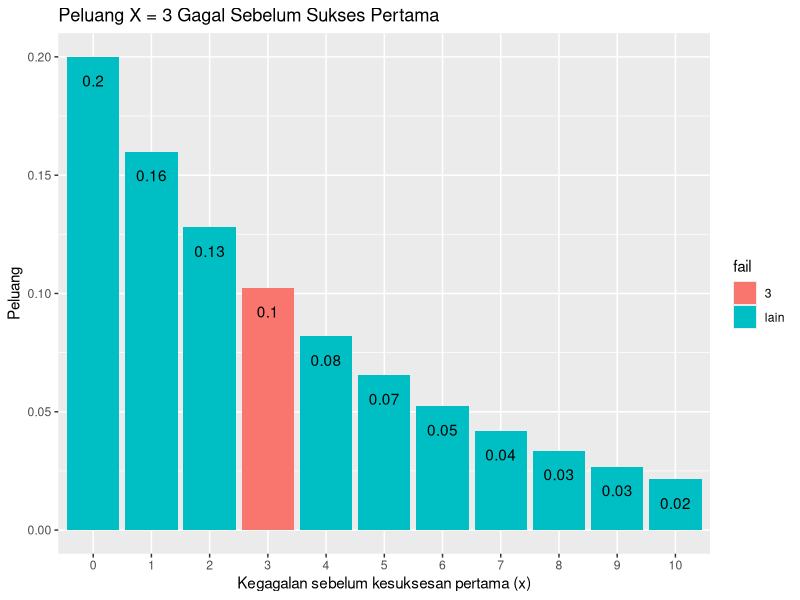

Source code (R):
# bagian a
p = 0.2
x = 3
dgeom(x, p)

# bagian b
mean(rgeom(n = 10000, p) == 3)

# bagian c
# Hasil poin a dan poin b mempunyai hasil yang lumayan deket. dikarenakan jumlah data b yang lumayan banyak sehingga rata-rata distribusi nilai acak b mendekati hasil poin a

# bagian d
#install.packages("ggplot2")
#install.packages("dplyr")

library(dplyr)
library(ggplot2)

data.frame(x = 0:10, prob = dgeom(x = 0:10, p)) %>% 
  mutate(fail = ifelse(x == 3, 3, "lain")) %>%
ggplot(aes(x = factor(x), y = prob, fill = fail)) +
  geom_col() +
  geom_text(
    aes(label = round(prob, 2), y = prob - 0.01)) +
    labs(title = "Peluang X = 3 Gagal Sebelum Sukses Pertama", 
        x = "Kegagalan sebelum kesuksesan pertama (x)", 
        y = "Peluang")  

# bagian e
# mean
1/p 
# variance
(1 - p) / p^2 

